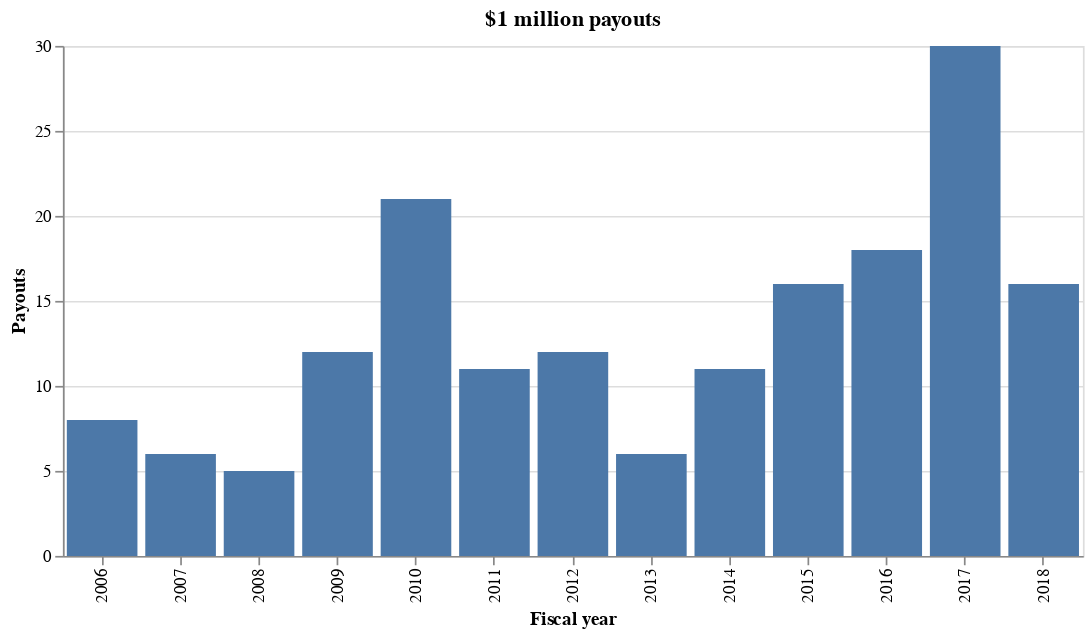

Notebook source saved alongside this figure:
### Code cell
alt.Chart(over1mill_annual_counts.reset_index(), title="$1 million payouts").mark_bar().encode(
    x=alt.X("fiscal_year:O", axis=alt.Axis(title="Fiscal year")),
    y=alt.Y("number:Q", axis=alt.Axis(title="Payouts"))
).properties(width=600)

### Figure 1 — Vega-Lite specification as saved in the notebook (floating-point values rounded to 4 significant figures)
{"$schema": "https://vega.github.io/schema/vega-lite/v2.4.3.json", "config": {"view": {"height": 300, "width": 400}}, "data": {"values": [{"fiscal_year": 2006, "number": 8}, {"fiscal_year": 2007, "number": 6}, {"fiscal_year": 2008, "number": 5}, {"fiscal_year": 2009, "number": 12}, {"fiscal_year": 2010, "number": 21}, {"fiscal_year": 2011, "number": 11}, {"fiscal_year": 2012, "number": 12}, {"fiscal_year": 2013, "number": 6}, {"fiscal_year": 2014, "number": 11}, {"fiscal_year": 2015, "number": 16}, {"fiscal_year": 2016, "number": 18}, {"fiscal_year": 2017, "number": 30}, {"fiscal_year": 2018, "number": 16}]}, "encoding": {"x": {"axis": {"title": "Fiscal year"}, "field": "fiscal_year", "type": "ordinal"}, "y": {"axis": {"title": "Payouts"}, "field": "number", "type": "quantitative"}}, "mark": "bar", "title": "$1 million payouts", "width": 600}
